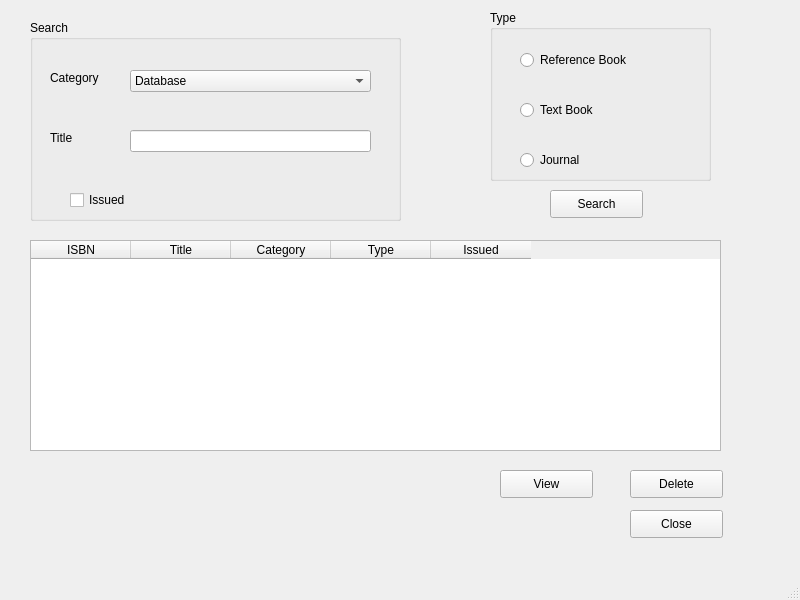
<?xml version="1.0" encoding="UTF-8"?>
<ui version="4.0">
 <class>MainWindow</class>
 <widget class="QMainWindow" name="MainWindow">
  <property name="geometry">
   <rect>
    <x>0</x>
    <y>0</y>
    <width>800</width>
    <height>600</height>
   </rect>
  </property>
  <property name="windowTitle">
   <string>MainWindow</string>
  </property>
  <widget class="QWidget" name="centralwidget">
   <widget class="QGroupBox" name="groupBox">
    <property name="geometry">
     <rect>
      <x>30</x>
      <y>20</y>
      <width>371</width>
      <height>201</height>
     </rect>
    </property>
    <property name="title">
     <string>Search</string>
    </property>
    <widget class="QLineEdit" name="Title">
     <property name="geometry">
      <rect>
       <x>100</x>
       <y>110</y>
       <width>241</width>
       <height>22</height>
      </rect>
     </property>
    </widget>
    <widget class="QComboBox" name="comboBox">
     <property name="geometry">
      <rect>
       <x>100</x>
       <y>50</y>
       <width>241</width>
       <height>22</height>
      </rect>
     </property>
     <item>
      <property name="text">
       <string>Database</string>
      </property>
     </item>
     <item>
      <property name="text">
       <string>OOP</string>
      </property>
     </item>
     <item>
      <property name="text">
       <string>AI</string>
      </property>
     </item>
    </widget>
    <widget class="QCheckBox" name="Issued">
     <property name="geometry">
      <rect>
       <x>40</x>
       <y>170</y>
       <width>81</width>
       <height>20</height>
      </rect>
     </property>
     <property name="text">
      <string>Issued</string>
     </property>
    </widget>
    <widget class="QLabel" name="label">
     <property name="geometry">
      <rect>
       <x>20</x>
       <y>50</y>
       <width>55</width>
       <height>16</height>
      </rect>
     </property>
     <property name="text">
      <string>Category</string>
     </property>
    </widget>
    <widget class="QLabel" name="label_2">
     <property name="geometry">
      <rect>
       <x>20</x>
       <y>110</y>
       <width>55</width>
       <height>16</height>
      </rect>
     </property>
     <property name="text">
      <string>Title</string>
     </property>
    </widget>
   </widget>
   <widget class="QGroupBox" name="groupBox_2">
    <property name="geometry">
     <rect>
      <x>490</x>
      <y>10</y>
      <width>221</width>
      <height>171</height>
     </rect>
    </property>
    <property name="title">
     <string>Type</string>
    </property>
    <widget class="QRadioButton" name="reference">
     <property name="geometry">
      <rect>
       <x>30</x>
       <y>40</y>
       <width>131</width>
       <height>20</height>
      </rect>
     </property>
     <property name="text">
      <string>Reference Book</string>
     </property>
    </widget>
    <widget class="QRadioButton" name="textbook">
     <property name="geometry">
      <rect>
       <x>30</x>
       <y>90</y>
       <width>95</width>
       <height>20</height>
      </rect>
     </property>
     <property name="text">
      <string>Text Book</string>
     </property>
    </widget>
    <widget class="QRadioButton" name="journal">
     <property name="geometry">
      <rect>
       <x>30</x>
       <y>140</y>
       <width>95</width>
       <height>20</height>
      </rect>
     </property>
     <property name="text">
      <string>Journal</string>
     </property>
    </widget>
   </widget>
   <widget class="QPushButton" name="Search">
    <property name="geometry">
     <rect>
      <x>550</x>
      <y>190</y>
      <width>93</width>
      <height>28</height>
     </rect>
    </property>
    <property name="text">
     <string>Search</string>
    </property>
   </widget>
   <widget class="QTableWidget" name="booksTableWidget">
    <property name="geometry">
     <rect>
      <x>30</x>
      <y>240</y>
      <width>691</width>
      <height>211</height>
     </rect>
    </property>
    <column>
     <property name="text">
      <string>ISBN</string>
     </property>
    </column>
    <column>
     <property name="text">
      <string>Title</string>
     </property>
    </column>
    <column>
     <property name="text">
      <string>Category</string>
     </property>
    </column>
    <column>
     <property name="text">
      <string>Type</string>
     </property>
    </column>
    <column>
     <property name="text">
      <string>Issued</string>
     </property>
    </column>
   </widget>
   <widget class="QPushButton" name="View">
    <property name="geometry">
     <rect>
      <x>500</x>
      <y>470</y>
      <width>93</width>
      <height>28</height>
     </rect>
    </property>
    <property name="text">
     <string>View</string>
    </property>
   </widget>
   <widget class="QPushButton" name="Delete">
    <property name="geometry">
     <rect>
      <x>630</x>
      <y>470</y>
      <width>93</width>
      <height>28</height>
     </rect>
    </property>
    <property name="text">
     <string>Delete</string>
    </property>
   </widget>
   <widget class="QPushButton" name="Close">
    <property name="geometry">
     <rect>
      <x>630</x>
      <y>510</y>
      <width>93</width>
      <height>28</height>
     </rect>
    </property>
    <property name="text">
     <string>Close</string>
    </property>
   </widget>
  </widget>
  <widget class="QMenuBar" name="menubar">
   <property name="geometry">
    <rect>
     <x>0</x>
     <y>0</y>
     <width>800</width>
     <height>26</height>
    </rect>
   </property>
  </widget>
  <widget class="QStatusBar" name="statusbar"/>
 </widget>
 <resources/>
 <connections/>
</ui>
